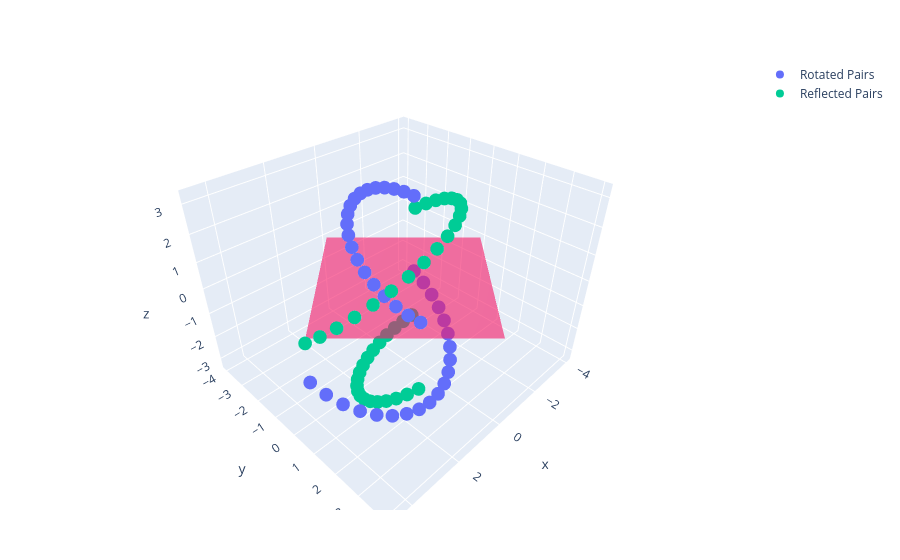

The cell this chart's notebook holds for it:
### Markdown cell above
### Reflecting Objects

### Code cell
reflect(x, Π) = cdual(Π) * grin(x) * inv(cdual(Π))

mirror = cdual(cl.e3)
reflected_pairs = reflect.(rotated_pairs,Ref(mirror))

p8 = plotplane(mirror, 4, name="Reflection Plane")
p9 = plotpoint(reflected_pairs, name="Reflected Pairs")

plot([p5,p8,p9])
